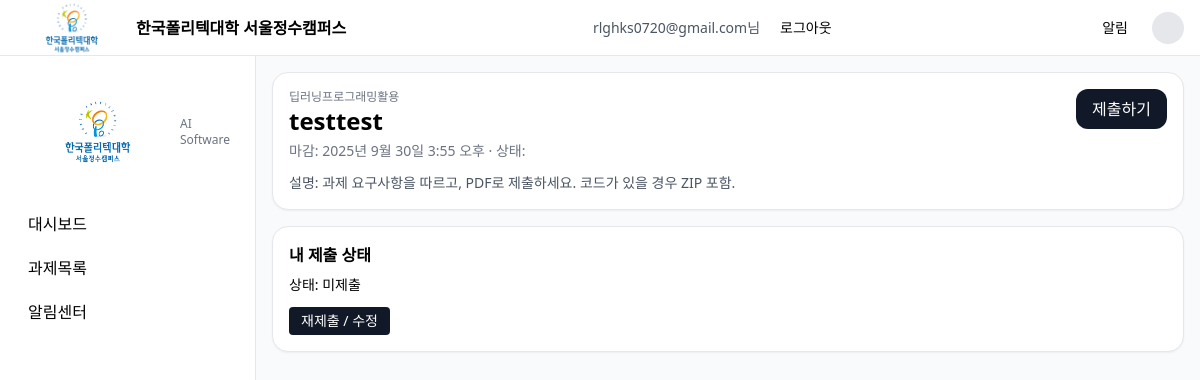
The page /assignments/3/ (signed in) on the database its author committed.
### submit/models.py (models this page shows, shortened)
class Course(models.Model):
    title = models.CharField("과목명", max_length=100)
    code = models.CharField("과목코드", max_length=20, unique=True)
    teacher = models.ForeignKey(User, on_delete=models.CASCADE, related_name="teaching_courses", verbose_name="담당교원")
    class Meta:
        verbose_name = "과목"
        verbose_name_plural = "과목"

class Assignment(models.Model):
    course = models.ForeignKey(Course, on_delete=models.CASCADE, verbose_name="과목")
    title = models.CharField("제목", max_length=120)
    description = models.TextField("설명", blank=True)
    due_at = models.DateTimeField("마감일시")
    max_score = models.PositiveIntegerField("배점", default=100)
    late_policy = models.CharField("지연 정책", max_length=50, blank=True)   # ex) "accept -10/day"
    file_rules = models.CharField("파일 규칙", max_length=100, blank=True)   # ex) "pdf,zip; 20MB"
    created_at = models.DateTimeField("생성일시", auto_now_add=True)
    class Meta:
        verbose_name = "과제"
        verbose_name_plural = "과제"

class Submission(models.Model):
    STATUS = (
        ("not_submitted", "미제출"),
        ("late", "지연제출"),
        ("submitted", "제출됨"),
        ("graded", "채점완료"),
    )
    assignment = models.ForeignKey(Assignment, on_delete=models.CASCADE, verbose_name="과제")
    student = models.ForeignKey(User, on_delete=models.CASCADE, verbose_name="학생")
    status = models.CharField("상태", max_length=20, choices=STATUS, default="not_submitted")
    comment = models.TextField("제출 메모", blank=True)
    submitted_at = models.DateTimeField("제출일시", null=True, blank=True)
    class Meta:
        verbose_name = "제출"
        verbose_name_plural = "제출"
        unique_together = ("assignment", "student")

### submit/views.py (the view)
# urls.py: path("assignments/<int:pk>/", views.assignment_detail, name="assignment_detail"),
@login_required
def assignment_detail(request, pk):
    a = get_object_or_404(Assignment.objects.select_related("course"), pk=pk)
    user_submission = Submission.objects.filter(assignment=a, student=request.user).first()
    return render(request, "assignment_detail.html", {"a": a, "course": a.course, "user_submission": user_submission})

### templates/assignment_detail.html (shortened to what this page needs)
{% extends 'base.html' %}
{% block content %}
<div class="grid gap-4">
  <div class="rounded-2xl border bg-white p-4 shadow-sm">
    <div class="flex items-start justify-between">
      <div>
        <div class="text-xs text-gray-500">{{ course.title }}</div>
        <div class="text-2xl font-bold">{{ a.title }}</div>
        <div class="text-sm text-gray-500 mt-1">마감: {{ a.due_at }} · 상태: {{ a.status }}</div>
      </div>
      <a href="{% url 'submission_form' assignment_id=a.id %}"
        class="px-4 py-2 rounded-xl bg-gray-900 text-white">제출하기</a>
    </div>
    <p class="text-sm text-gray-600 mt-3">
      설명: 과제 요구사항을 따르고, PDF로 제출하세요. 코드가 있을 경우 ZIP 포함.
    </p>
  </div>
{% if user_submission %}
  <div class="rounded-2xl border bg-white p-4 shadow-sm">
    <div class="font-semibold mb-2">내 제출 상태</div>
    <p class="text-sm">
      상태: {{ user_submission.get_status_display }}
    </p>
    <div class="mt-3 flex items-center gap-2">
      <a href="{% url 'submission_form' assignment_id=a.id %}"
         class="px-3 py-1 rounded bg-gray-900 text-white text-sm">재제출 / 수정</a>
    </div>
  </div>
{% endif %}
{% endblock %}

### templates/base.html (shortened to what this page needs)
{% load static %}
<!DOCTYPE html>
<html lang="ko">
<head>
    <script src="https://cdn.tailwindcss.com"></script>
    <link rel="stylesheet" href="{% static 'css/style.css' %}">
</head>
<body class="bg-gray-50">
    <header class="h-14 px-4 flex items-center justify-between border-b bg-white sticky top-0 z-10">
        <div class="flex items-center gap-2">
            <a href="{% url 'dashboard' %}" class="flex items-center gap-2">
            <img src="{% static 'img/polytech.png' %}" alt="logo" class="h-[64px] w-auto" />
            <div class="font-semibold">한국폴리텍대학 서울정수캠퍼스</div>
            </a>
        </div>
        <nav class="text-sm flex items-center gap-2">
        {% if request.user.is_authenticated %}
            <span class="text-gray-600">{{ request.user.username }}님</span>
            <form method="post" action="{% url 'logout' %}">
            <button type="submit" class="px-3 py-1 rounded hover:bg-gray-100">
                로그아웃
            </button>
            </form>
        {% else %}
            <a href="{% url 'login' %}" class="px-3 py-1 rounded hover:bg-gray-100">로그인</a>
        {% endif %}
        </nav>
        <nav class="flex items-center gap-3 text-sm">
            <a href="{% url 'notifications' %}" class="px-3 py-1 rounded hover:bg-gray-100">알림</a>
            <div class="w-8 h-8 rounded-full bg-gray-200"></div>
        </nav>
    </header>
    <div class="flex">
        <aside class="w-64 p-3 border-r bg-white h-[calc(100vh-56px)] sticky top-14">
            <div class="flex items-center gap-3 px-2 py-3">
                  <a href="{% url 'dashboard' %}" class="flex items-center gap-3 px-2 py-3">
                    <img src="{% static 'img/polytech.png' %}" alt="logo" class="h-20 w-auto" />
                    <div>
                        <div class="text-xs text-gray-500">AI Software</div>
                    </div>
                  </a>
            </div>
        <div class="mt-2 grid gap-1">
            <a href="{% url 'dashboard' %}" class="w-full text-left px-4 py-2 rounded-xl hover:bg-gray-100 block">대시보드</a>
            <a href="{% url 'assignments_list' %}" class="w-full text-left px-4 py-2 rounded-xl hover:bg-gray-100 block">과제목록</a>
            <a href="{% url 'notifications' %}" class="w-full text-left px-4 py-2 rounded-xl hover:bg-gray-100 block">알림센터</a>
        </div>
    </aside>
    <main class="flex-1 p-4">
        {% block content %}{% endblock %}
    </main>
    </div>
</body>
</html>

### rows shown on the page
Course: title "딥러닝프로그래밍활용"
Assignment: title "testtest", due_at "2025년 9월 30일 3:55 오후"
Submission: status "미제출"

### other values the page prints
{{ request.user.username }} "rlghks0720@gmail.com"
